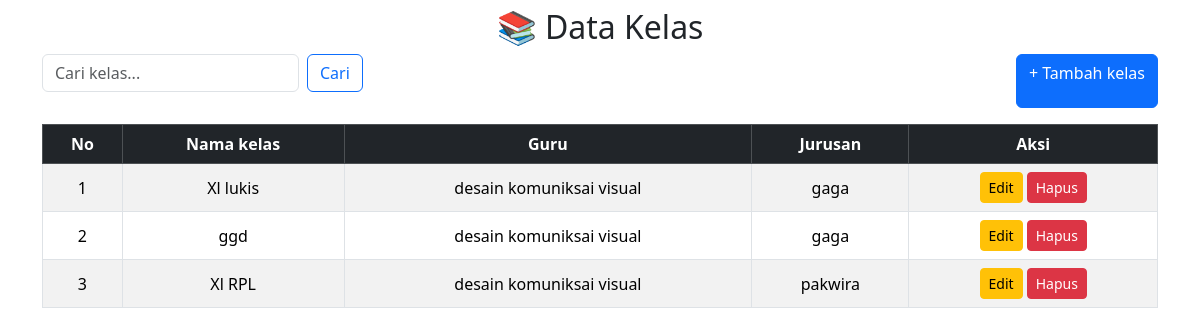
Screenshot of /kelas.php with the database file from the repository.
### tables this page shows
CREATE TABLE `kelas` (
  `id_kelas` int NOT NULL,
  `nama_kelas` varchar(12) NOT NULL,
  `id_guru` int NOT NULL,
  `id_jurusan` int NOT NULL
);

CREATE TABLE `jurusan` (
  `id_jurusan` int NOT NULL,
  `nama_jurusan` varchar(50) NOT NULL,
  `singkatan` varchar(5) NOT NULL
);

CREATE TABLE `guru` (
  `id_guru` int NOT NULL,
  `nama_guru` varchar(100) NOT NULL,
  `tgl_lahir` date NOT NULL,
  `alamat` text NOT NULL,
  `telp` varchar(15) NOT NULL,
  `username` varchar(20) NOT NULL,
  `password` varchar(35) NOT NULL
);

### kelas.php (the view, shortened to what this page needs)
<?php
include "../koneksi.php";
$cari = "";
if (isset($_GET['cari']) && $_GET['cari'] != "") {
    $cari = $_GET['cari'];
    $result = mysqli_query($koneksi, "SELECT * FROM kelas,jurusan,guru
                                      WHERE kelas.id_jurusan = jurusan.id_jurusan
                                      and kelas.id_guru = guru.id_guru
                                      and nama_kelas LIKE '%$cari%'
                                      ORDER BY id_kelas DESC");
} else {
    $result = mysqli_query($koneksi, "SELECT * FROM kelas,jurusan,guru
     WHERE kelas.id_jurusan = jurusan.id_jurusan
     and kelas.id_guru = guru.id_guru
     ORDER BY id_kelas DESC");
}
?>
<link href="https://cdn.jsdelivr.net/npm/bootstrap@5.3.3/dist/css/bootstrap.min.css" rel="stylesheet">
<div class="container mt-2">
    <h2 class="mb-2 text-center">📚 Data Kelas</h2>
    <div class="d-flex justify-content-between mb-3">
        <form class="d-flex" method="get" action="">
            <input class="form-control me-2" type="search" name="cari" placeholder="Cari kelas..." value="<?= htmlspecialchars($cari) ?>">
            <button class="btn btn-outline-primary" type="submit">Cari</button>
        </form>
        <a href="kelas_tambah.php" class="btn btn-primary">+ Tambah kelas</a>
    </div>
    <div class="table-responsive">
        <table class="table table-bordered table-striped table-hover align-middle text-center">
            <thead class="table-dark">
                <tr>
                    <th>No</th>
                    <th>Nama kelas</th>
                    <th>Guru</th>
                    <th>Jurusan</th>
                    <th>Aksi</th>
                </tr>
            </thead>
            <tbody>
            <?php
            $no = 1;
            if (mysqli_num_rows($result) > 0) {
                while ($row = mysqli_fetch_assoc($result)) { ?>
                    <tr>
                        <td><?= $no++ ?></td>
                        <td><?= $row['nama_kelas'] ?></td>
                        <td><?= $row['nama_jurusan'] ?></td>
                        <td><?= $row['nama_guru'] ?></td>
                        <td>
                            <a href="kelas_edit.php?id=<?= $row['id_kelas'] ?>" class="btn btn-sm btn-warning">Edit</a>
                            <a href="kelas_hapus.php?id=<?= $row['id_kelas'] ?>"
                               class="btn btn-sm btn-danger"
                               onclick="return confirm('Yakin ingin menghapus kelas ini?')">Hapus</a>
                        </td>
                    </tr>
            <?php }
            } else { ?>
                <tr>
                    <td colspan="5" class="text-center text-muted">⚠️ Data tidak ditemukan</td>
                </tr>
            <?php } ?>
            </tbody>
        </table>
    </div>
</div>

### rows the page displays
kelas: nama_kelas "Xl lukis", id_jurusan.nama_jurusan "desain komuniksai visual", id_guru.nama_guru "gaga"
kelas: nama_kelas "ggd", id_jurusan.nama_jurusan "desain komuniksai visual", id_guru.nama_guru "gaga"
kelas: nama_kelas "Xl RPL", id_jurusan.nama_jurusan "desain komuniksai visual", id_guru.nama_guru "pakwira"
